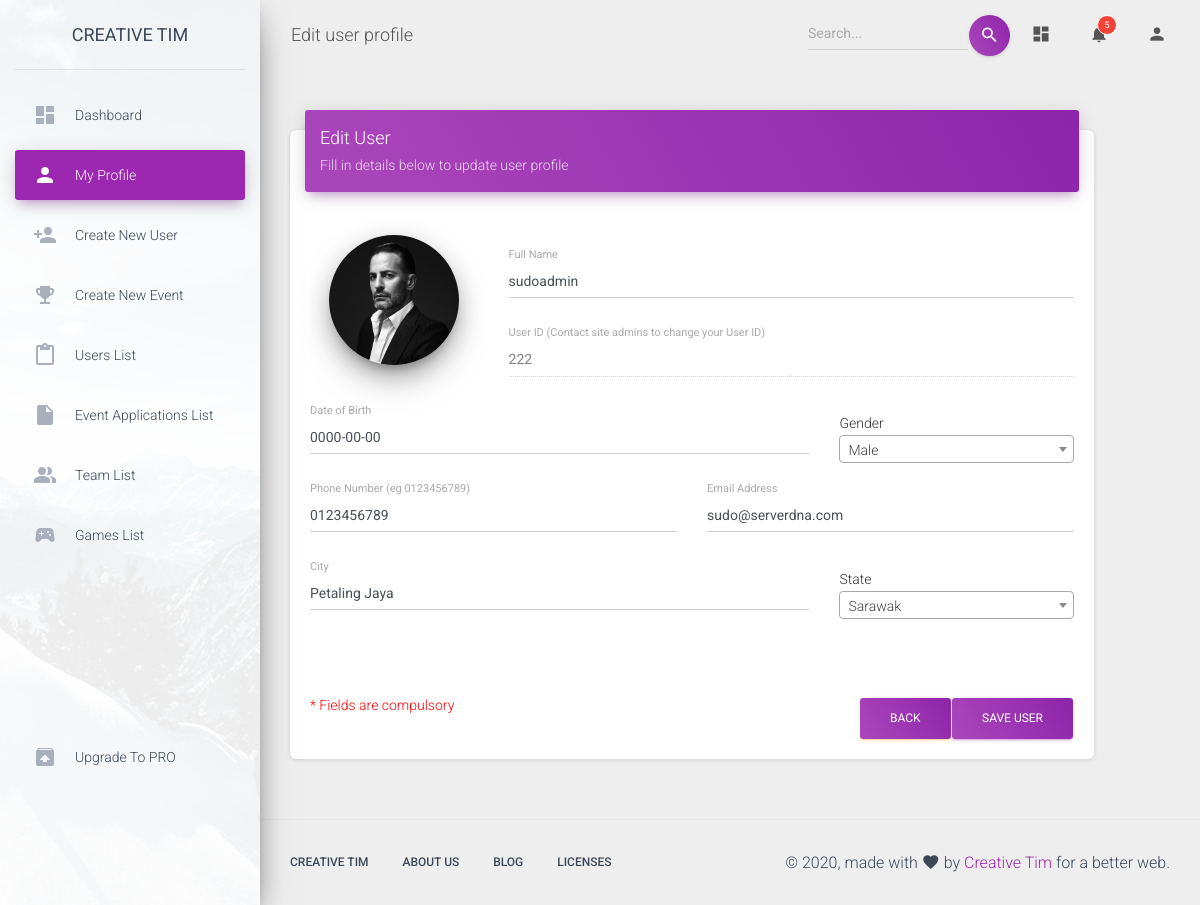
The page /dashboard_module/profile_edit_front.php?id=1 on the database its author committed.
### tables this page shows
CREATE TABLE `users` (
  `id` int(11) NOT NULL,
  `full_name` varchar(100) NOT NULL,
  `user_id` varchar(50) DEFAULT NULL,
  `mobile_number` varchar(15) NOT NULL,
  `email` varchar(100) NOT NULL,
  `password` varchar(100) NOT NULL,
  `DoB` date NOT NULL,
  `gender` enum('male','female') NOT NULL,
  `status` enum('created','authenticated','inactive','') NOT NULL,
  `created_at` datetime NOT NULL,
  `accessed_at` datetime DEFAULT NULL,
  `updated_at` datetime NOT NULL,
  `city` varchar(100) NOT NULL,
  `state` varchar(100) NOT NULL,
  `is_admin` int(1) NOT NULL DEFAULT 0,
  `image_url` varchar(50) DEFAULT NULL
);

### dashboard_module/profile_edit_front.php (the view, shortened to what this page needs)
<?php
  $con = DatabaseConn();
  $userID = $_GET['id'];
  $sql_detail = "SELECT * FROM `users` WHERE `id` = '$userID'";
  $account_details = mysqli_query($con, $sql_detail);
  $details = mysqli_fetch_array($account_details);
  $name = $details['full_name'];
  $user_id = $details['user_id'];
  $mobile_number = $details['mobile_number'];
  $email = $details['email'];
  $DoB = $details['DoB'];
  $city = $details['city'];
?>
<!DOCTYPE html>
<html lang="en">
<head>
    <link rel="stylesheet" type="text/css" href="assets/css/bootstrap-select.min.css">
    <link rel="stylesheet" href="https://maxcdn.bootstrapcdn.com/font-awesome/latest/css/font-awesome.min.css">
    <link href="assets/css/material-dashboard.css" rel="stylesheet" />
    <link href="assets/demo/demo.css" rel="stylesheet" />
    <link rel="stylesheet" type="text/css" href="vendor/select2/select2.min.css">
    <link rel="stylesheet" type="text/css" href="vendor/daterangepicker/daterangepicker.css">
</head>
<body class="">
    <div class="wrapper ">
        <div class="sidebar" data-color="purple" data-background-color="white" data-image="assets/img/sidebar-1.jpg">
            <div class="logo"><a href="http://www.creative-tim.com" class="simple-text logo-normal">
          Creative Tim
        </a></div>
            <div class="sidebar-wrapper">
                <ul class="nav">
                    <li class="nav-item ">
                        <a class="nav-link" href="./dashboard.php">
                            <i class="material-icons">dashboard</i>
                            <p>Dashboard</p>
                        </a>
                    </li>
                    <li class="nav-item active">
                        <a class="nav-link" href="./profile_details.php?id=<?php echo $curUser; ?>">
                            <i class="material-icons">person</i>
                            <p>My Profile</p>
                        </a>
                    </li>
                    <li class="nav-item ">
                        <a class="nav-link" href="./admin_create_user_front.php">
                            <i class="material-icons">person_add</i>
                            <p>Create New User</p>
                        </a>
                    </li>
                    <li class="nav-item ">
                        <a class="nav-link" href="./create_event_front.php">
                            <i class="material-icons">emoji_events</i>
                            <p>Create New Event</p>
                        </a>
                    </li>
                    <li class="nav-item ">
                        <a class="nav-link" href="./user_list.php">
                            <i class="material-icons">content_paste</i>
                            <p>Users List</p>
                        </a>
                    </li>
                    <li class="nav-item ">
                        <a class="nav-link" href="./event_application_list.php">
                            <i class="material-icons">insert_drive_file</i>
                            <p>Event Applications List</p>
                        </a>
                    </li>
                    <li class="nav-item ">
                        <a class="nav-link" href="./team_list.php">
                            <i class="material-icons">people_alt</i>
                            <p>Team List</p>
                        </a>
                    </li>
                    <li class="nav-item ">
                        <a class="nav-link" href="./game_list.php">
                            <i class="material-icons">sports_esports</i>
                            <p>Games List</p>
                        </a>
                    </li>
                    <li class="nav-item active-pro ">
                        <a class="nav-link" href="./upgrade.html">
                            <i class="material-icons">unarchive</i>
                            <p>Upgrade to PRO</p>
                        </a>
                    </li>
                </ul>
            </div>
        </div>
        <div class="main-panel">
            <nav class="navbar navbar-expand-lg navbar-transparent navbar-absolute fixed-top ">
                <div class="container-fluid">
                    <div class="navbar-wrapper">
                        <a class="navbar-brand" href="javascript:;">Edit user profile</a>
                    </div>
                    <div class="collapse navbar-collapse justify-content-end">
                        <form class="navbar-form">
                            <div class="input-group no-border">
                                <input type="text" value="" class="form-control" placeholder="Search...">
                                <button type="submit" class="btn btn-white btn-round btn-just-icon">
                                    <i class="material-icons md-light">search</i>
                                    <div class="ripple-container"></div>
                                </button>
                            </div>
                        </form>
                        <ul class="navbar-nav">
                            <li class="nav-item">
                                <a class="nav-link" href="javascript:;">
                                    <i class="material-icons">dashboard</i>
                                </a>
                            </li>
                            <li class="nav-item dropdown">
                                <a class="nav-link" href="http://example.com" id="navbarDropdownMenuLink" data-toggle="dropdown" aria-haspopup="true" aria-expanded="false">
                                    <i class="material-icons">notifications</i>
                                    <span class="notification">5</span>
                                </a>
                            </li>
                            <li class="nav-item dropdown">
                                <a class="nav-link" href="javascript:;" id="navbarDropdownProfile" data-toggle="dropdown" aria-haspopup="true" aria-expanded="false">
                                    <i class="material-icons">person</i>
                                </a>
                            </li>
                        </ul>
                    </div>
                </div>
            </nav>
            <div class="content">
                <div class="container-fluid">
                    <div class="row">
                        <div class="col-md-11">
                            <div class="card">
                                <div class="card-header card-header-primary">
                                    <h4 class="card-title">Edit User</h4>
                                    <p class="card-category">Fill in details below to update user profile</p>
                                </div>
                                <div class="card-body">
                                    <br><br>
                                    <form id="editUserForm">
                                        <div class="row">
                                            <div class="card-profile col-md-3">
                                                <div class="card-avatar">
                                                    <a href="javascript:;">
                                                        <img class="img" src="assets/img/faces/marc.jpg" />
                                                    </a>
                                                </div>
                                            </div>
                                            <div class="col-md-9">
                                                <div class="form-group">
                                                    <label class="bmd-label-floating">Full Name</label>
                                                    <input type="text" class="form-control" name="name"
                                                     value="<?php echo $name ?>" required>
                                                </div>
                                                <br>
                                                <div class="form-group">
                                                    <label class="bmd-label-floating">User ID (Contact site admins to change your User ID)</label>
                                                    <input type="text" style="color: gray;" class="form-control" name="userid" value="<?php echo $user_id ?>" disabled>
                                                </div>
                                            </div>
                                        </div>
                                        <br>
                                        <div class="row">
                                            <div class="col-md-8">
                                                <div class="form-group">
                                                    <label class="bmd-label-floating">Date of Birth</label>
                                                    <input placeholder="" class="form-control" type="text" onfocus="(this.type='date')" onblur="dateInputBehavior(this)" name="birthday"
                                                    value="<?php echo $DoB ?>" required>
                                                </div>
                                            </div>
                                            <div class="col-md-4">
                                                Gender
                                            </div>
                                        </div>
                                        <br>
                                        <div class="row">
                                            <div class="col-md-6">
                                                <div class="form-group">
                                                    <label class="bmd-label-floating">Phone Number (eg 0123456789)</label>
                                                    <input type="tel" class="form-control" name="phone" value="<?php echo $mobile_number ?>" pattern="01[0-9]{8,9}" required>
                                                </div>
                                            </div>
                                            <div class="col-md-6">
                                                <div class="form-group">
                                                    <label class="bmd-label-floating">Email Address</label>
                                                    <input type="email" class="form-control" name="email" value="<?php echo $email ?>" required>
                                                </div>
                                            </div>
                                        </div>
                                        <br>
                                        <div class="row">
                                            <div class="col-md-8">
                                                <div class="form-group">
                                                    <label class="bmd-label-floating">City</label>
                                                    <input type="text" class="form-control" name="city" value="<?php echo $city ?>" required>
                                                </div>
                                            </div>
                                            <div class="col-md-4">
                                                State
                                            </div>
                                        </div>
                                        <br><br><br>
                                        <span style="color: red;">* Fields are compulsory</span>
                                        <button style="inline-block" type="submit" class="btn btn-primary pull-right" name="submitBtn">Save User</button>
                                        <button style="inline-block" type="button" class="btn btn-warning pull-right" name="btnBack">Back</button>
                                        <div class="clearfix"></div>
                                    </form>
                                </div>
                            </div>
                        </div>
                    </div>
                </div>
            </div>
            <footer class="footer">
                <div class="container-fluid">
                    <nav class="float-left">
                        <ul>
                            <li>
                                <a href="https://www.creative-tim.com">
                                    Creative Tim
                                </a>
                            </li>
                            <li>
                                <a href="https://creative-tim.com/presentation">
                                    About Us
                                </a>
                            </li>
                            <li>
                                <a href="http://blog.creative-tim.com">
                                    Blog
                                </a>
                            </li>
                            <li>
                                <a href="https://www.creative-tim.com/license">
                                    Licenses
                                </a>
                            </li>
                        </ul>
                    </nav>
                    <div class="copyright float-right">
                        &copy;
                        , made with <i class="material-icons">favorite</i> by
                        <a href="https://www.creative-tim.com" target="_blank">Creative Tim</a> for a better web.
                    </div>
                </div>
            </footer>
        </div>
    </div>
</body>
</html>

### rows shown on the page
users: name "sudoadmin", userid "222", birthday "0000-00-00", phone "0123456789", email "sudo@serverdna.com", city "Petaling Jaya"
